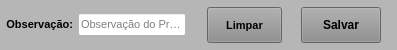
     <widget class="QWidget" name="widget_Cor6" native="true">
      <property name="sizePolicy">
       <sizepolicy hsizetype="Preferred" vsizetype="Preferred">
        <horstretch>0</horstretch>
        <verstretch>0</verstretch>
       </sizepolicy>
      </property>
      <property name="minimumSize">
       <size>
        <width>0</width>
        <height>0</height>
       </size>
      </property>
      <property name="maximumSize">
       <size>
        <width>16777215</width>
        <height>50</height>
       </size>
      </property>
      <property name="styleSheet">
       <string notr="true">background-color: rgb(182, 182, 182);</string>
      </property>
      <layout class="QHBoxLayout" name="horizontalLayout_21">
       <property name="spacing">
        <number>1</number>
       </property>
       <property name="leftMargin">
        <number>1</number>
       </property>
       <property name="topMargin">
        <number>1</number>
       </property>
       <property name="rightMargin">
        <number>1</number>
       </property>
       <property name="bottomMargin">
        <number>1</number>
       </property>
       <item>
        <widget class="QWidget" name="widget_24" native="true">
         <property name="maximumSize">
          <size>
           <width>16777215</width>
           <height>33</height>
          </size>
         </property>
         <property name="styleSheet">
          <string notr="true"/>
         </property>
         <layout class="QHBoxLayout" name="horizontalLayout_23">
          <property name="spacing">
           <number>5</number>
          </property>
          <property name="leftMargin">
           <number>5</number>
          </property>
          <property name="topMargin">
           <number>5</number>
          </property>
          <property name="rightMargin">
           <number>5</number>
          </property>
          <property name="bottomMargin">
           <number>5</number>
          </property>
          <item>
           <widget class="QLabel" name="label_28">
            <property name="sizePolicy">
             <sizepolicy hsizetype="Preferred" vsizetype="Preferred">
              <horstretch>0</horstretch>
              <verstretch>0</verstretch>
             </sizepolicy>
            </property>
            <property name="minimumSize">
             <size>
              <width>0</width>
              <height>0</height>
             </size>
            </property>
            <property name="maximumSize">
             <size>
              <width>70</width>
              <height>16777215</height>
             </size>
            </property>
            <property name="font">
             <font>
              <pointsize>8</pointsize>
              <weight>75</weight>
              <bold>true</bold>
             </font>
            </property>
            <property name="text">
             <string>Observação:</string>
            </property>
            <property name="alignment">
             <set>Qt::AlignRight|Qt::AlignTrailing|Qt::AlignVCenter</set>
            </property>
           </widget>
          </item>
          <item>
           <widget class="QLineEdit" name="line_Obs">
            <property name="sizePolicy">
             <sizepolicy hsizetype="Preferred" vsizetype="Preferred">
              <horstretch>0</horstretch>
              <verstretch>0</verstretch>
             </sizepolicy>
            </property>
            <property name="minimumSize">
             <size>
              <width>0</width>
              <height>0</height>
             </size>
            </property>
            <property name="maximumSize">
             <size>
              <width>16777215</width>
              <height>16777215</height>
             </size>
            </property>
            <property name="font">
             <font>
              <pointsize>8</pointsize>
             </font>
            </property>
            <property name="cursor">
             <cursorShape>IBeamCursor</cursorShape>
            </property>
            <property name="styleSheet">
             <string notr="true">background-color: rgb(255, 255, 255);</string>
            </property>
            <property name="inputMask">
             <string/>
            </property>
            <property name="text">
             <string/>
            </property>
            <property name="maxLength">
             <number>110</number>
            </property>
            <property name="frame">
             <bool>true</bool>
            </property>
            <property name="echoMode">
             <enum>QLineEdit::Normal</enum>
            </property>
            <property name="alignment">
             <set>Qt::AlignLeading|Qt::AlignLeft|Qt::AlignVCenter</set>
            </property>
            <property name="placeholderText">
             <string>Observação do Produto</string>
            </property>
           </widget>
          </item>
         </layout>
        </widget>
       </item>
       <item>
        <widget class="QWidget" name="widget_25" native="true">
         <property name="styleSheet">
          <string notr="true"/>
         </property>
         <layout class="QHBoxLayout" name="horizontalLayout_24">
          <property name="spacing">
           <number>6</number>
          </property>
          <property name="leftMargin">
           <number>15</number>
          </property>
          <property name="topMargin">
           <number>6</number>
          </property>
          <property name="rightMargin">
           <number>15</number>
          </property>
          <property name="bottomMargin">
           <number>6</number>
          </property>
          <item>
           <widget class="QPushButton" name="btn_Limpar">
            <property name="sizePolicy">
             <sizepolicy hsizetype="Preferred" vsizetype="Preferred">
              <horstretch>0</horstretch>
              <verstretch>0</verstretch>
             </sizepolicy>
            </property>
            <property name="maximumSize">
             <size>
              <width>75</width>
              <height>16777215</height>
             </size>
            </property>
            <property name="font">
             <font>
              <pointsize>8</pointsize>
              <weight>75</weight>
              <bold>true</bold>
             </font>
            </property>
            <property name="cursor">
             <cursorShape>PointingHandCursor</cursorShape>
            </property>
            <property name="layoutDirection">
             <enum>Qt::LeftToRight</enum>
            </property>
            <property name="autoFillBackground">
             <bool>false</bool>
            </property>
            <property name="styleSheet">
             <string notr="true">background-color: rgb(141, 141, 141);</string>
            </property>
            <property name="text">
             <string>Limpar</string>
            </property>
            <property name="checkable">
             <bool>false</bool>
            </property>
            <property name="autoDefault">
             <bool>false</bool>
            </property>
            <property name="default">
             <bool>false</bool>
            </property>
            <property name="flat">
             <bool>false</bool>
            </property>
           </widget>
          </item>
          <item>
           <widget class="QLabel" name="label_40">
            <property name="text">
             <string/>
            </property>
           </widget>
          </item>
          <item>
           <widget class="QPushButton" name="btn_Salvar">
            <property name="sizePolicy">
             <sizepolicy hsizetype="Preferred" vsizetype="Preferred">
              <horstretch>0</horstretch>
              <verstretch>0</verstretch>
             </sizepolicy>
            </property>
            <property name="maximumSize">
             <size>
              <width>80</width>
              <height>16777215</height>
             </size>
            </property>
            <property name="font">
             <font>
              <pointsize>9</pointsize>
              <weight>75</weight>
              <bold>true</bold>
             </font>
            </property>
            <property name="cursor">
             <cursorShape>PointingHandCursor</cursorShape>
            </property>
            <property name="styleSheet">
             <string notr="true">background-color: rgb(141, 141, 141);</string>
            </property>
            <property name="text">
             <string>Salvar</string>
            </property>
           </widget>
          </item>
         </layout>
        </widget>
       </item>
      </layout>
     </widget>
